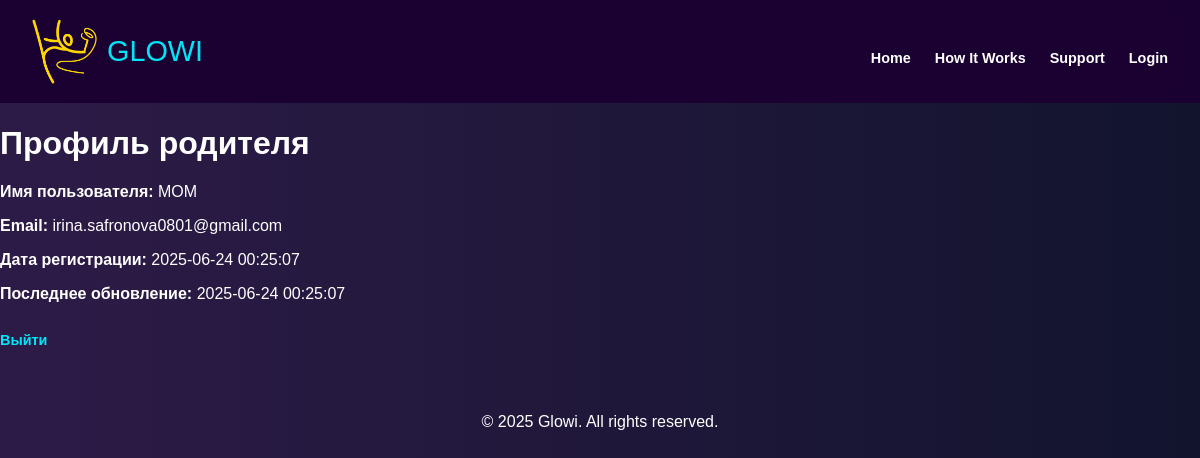
/profile.php (signed in), run on the app's committed database.
### tables this page shows
CREATE TABLE `parents` (
  `parentID` int(4) NOT NULL,
  `userName` varchar(100) NOT NULL,
  `emailAddress` varchar(100) NOT NULL,
  `password` varchar(255) NOT NULL,
  `failed_attempts` int(11) DEFAULT 0,
  `last_failed_login` datetime DEFAULT NULL,
  `created_at` timestamp NOT NULL DEFAULT current_timestamp(),
  `updated_at` timestamp NOT NULL DEFAULT current_timestamp() ON UPDATE current_timestamp()
);

### profile.php (the view, shortened to what this page needs)
<?php
require 'database.php';
$parentID = $_SESSION['parentID'];
$stmt = $pdo->prepare("SELECT * FROM parents WHERE parentID = ?");
$stmt->execute([$parentID]);
$parent = $stmt->fetch(PDO::FETCH_ASSOC);
?>
<!DOCTYPE html>
<html lang="ru">
<head>
    <link rel="stylesheet" href="css/main.css" />
</head>
<body>
    <?php include 'header.php'; ?>
    <main>
        <h1>Профиль родителя</h1>
        <p><strong>Имя пользователя:</strong> <?= htmlspecialchars($parent['userName']) ?></p>
        <p><strong>Email:</strong> <?= htmlspecialchars($parent['emailAddress']) ?></p>
        <p><strong>Дата регистрации:</strong> <?= htmlspecialchars($parent['created_at']) ?></p>
        <p><strong>Последнее обновление:</strong> <?= htmlspecialchars($parent['updated_at']) ?></p>
        <p><a href="logout.php">Выйти</a></p>
    </main>
    <?php include 'footer.php'; ?>
</body>
</html>

### css/main.css (style rules this page uses)
html { scroll-behavior: smooth; }
body { margin: 0; font-family: 'Nunito', sans-serif; background: linear-gradient(to right, #2d1b47, #12142e); color: white; overflow-x: hidden; }
a { color: #00e6f6; font-weight: 600; margin-top: 0.8rem; display: inline-flex; align-items: center; gap: 0.4rem; font-size: 0.9rem; text-decoration: none; transition: color 0.3s ease; }

### data on the page
parents: userName "MOM", emailAddress "irina.safronova0801@gmail.com", created_at "2025-06-24 00:25:07", updated_at "2025-06-24 00:25:07"
